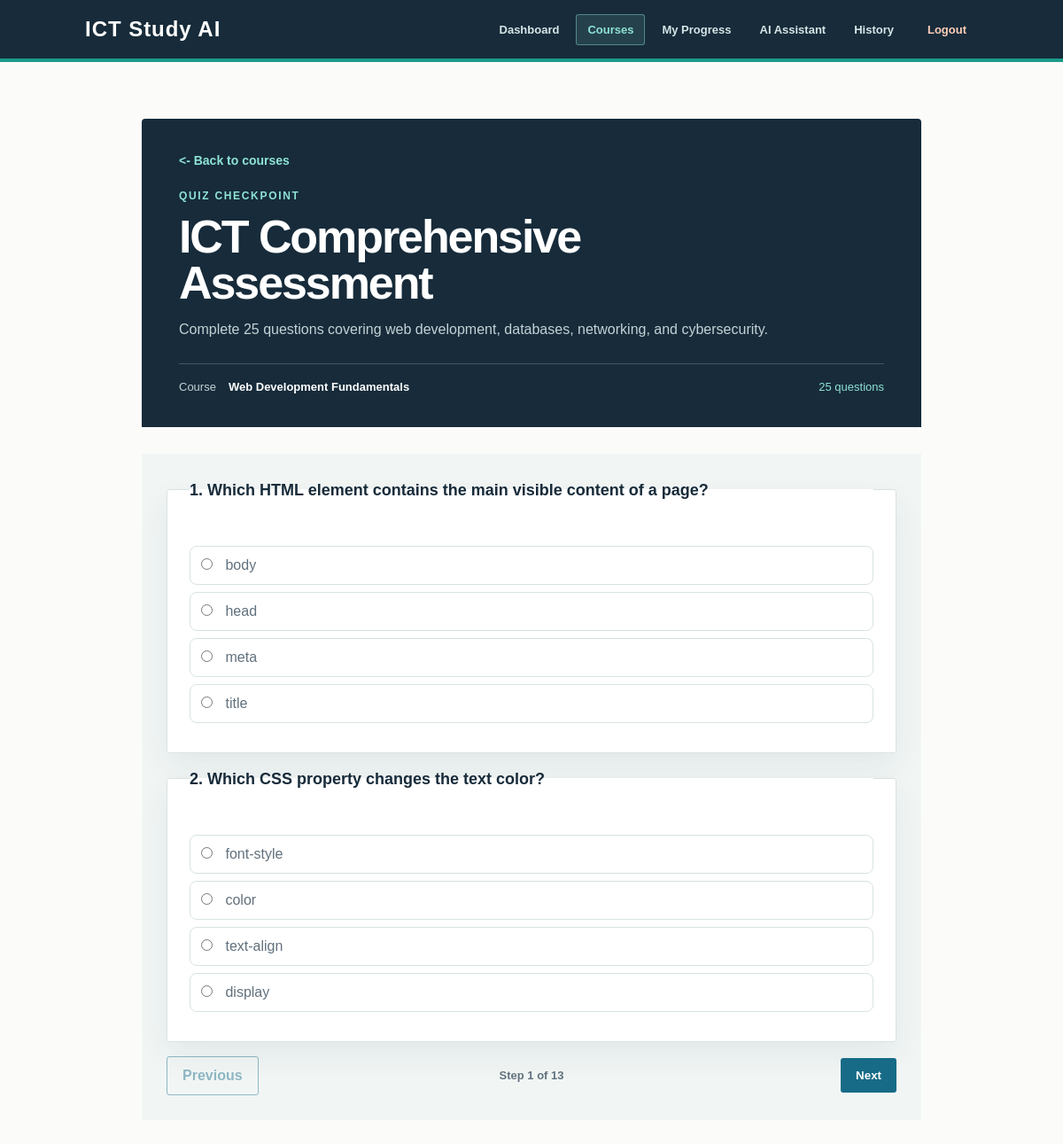
/quiz.php?quiz_id=5 (signed in), run on the app's committed database.
### tables this page shows
CREATE TABLE quizzes (
    id INT AUTO_INCREMENT PRIMARY KEY,
    course_id INT NOT NULL,
    title VARCHAR(150) NOT NULL,
    description TEXT NOT NULL,
    FOREIGN KEY (course_id) REFERENCES courses(id) ON DELETE CASCADE
);

CREATE TABLE courses (
    id INT AUTO_INCREMENT PRIMARY KEY,
    title VARCHAR(150) NOT NULL,
    description TEXT NOT NULL,
    created_at TIMESTAMP DEFAULT CURRENT_TIMESTAMP
);

CREATE TABLE questions (
    id INT AUTO_INCREMENT PRIMARY KEY,
    quiz_id INT NOT NULL,
    question TEXT NOT NULL,
    option_a VARCHAR(255) NOT NULL,
    option_b VARCHAR(255) NOT NULL,
    option_c VARCHAR(255) NOT NULL,
    option_d VARCHAR(255) NOT NULL,
    correct_answer CHAR(1) NOT NULL,
    FOREIGN KEY (quiz_id) REFERENCES quizzes(id) ON DELETE CASCADE
);

### quiz.php (the view, shortened to what this page needs)
<?php
require_once "config/database.php";
$quizId = intval($_GET["quiz_id"]);
$sql = "
    SELECT
        quizzes.id,
        quizzes.title,
        quizzes.description,
        courses.title AS course_title
    FROM quizzes
    INNER JOIN courses
        ON quizzes.course_id = courses.id
    WHERE quizzes.id = ?
";
$stmt = $conn->prepare($sql);
$stmt->bind_param(
    "i",
    $quizId
);
$stmt->execute();
$result = $stmt->get_result();
$quiz = $result->fetch_assoc();
$questionSql = "
    SELECT
        id,
        question,
        option_a,
        option_b,
        option_c,
        option_d
    FROM questions
    WHERE quiz_id = ?
    ORDER BY id ASC
    LIMIT 25
";
$questionStmt = $conn->prepare($questionSql);
$questionStmt->bind_param(
    "i",
    $quizId
);
$questionStmt->execute();
$questions = $questionStmt
    ->get_result()
    ->fetch_all(MYSQLI_ASSOC);
?>
<!DOCTYPE html>
<html lang="en">
<head>
    <link rel="stylesheet"
          href="css/style.css">
</head>
<body>
<nav class="navbar course-navbar">
    <div class="logo">
        ICT Study AI
    </div>
    <div class="nav-links">
        <a href="dashboard.php">
            Dashboard
        </a>
        <a href="courses.php" class="active" aria-current="page">
            Courses
        </a>
        <a href="progress.php">
            My Progress
        </a>
        <a href="ai/chat.php">
            AI Assistant
        </a>
        <a href="ai/history.php">
            History
        </a>
        <a href="auth/logout.php">
            Logout
        </a>
    </div>
</nav>
<main class="quiz-page">
    <div class="quiz-header">
    <a class="back-link" href="courses.php">&lt;- Back to courses</a>
    <p class="eyebrow">QUIZ CHECKPOINT</p>
        <h1>
            <?= htmlspecialchars($quiz["title"]) ?>
        </h1>
        <p>
            <?= htmlspecialchars($quiz["description"]) ?>
        </p>
        <div class="quiz-context">
            <span>Course</span>
            <strong><?= htmlspecialchars($quiz["course_title"]) ?></strong>
            <span class="quiz-count"><?= count($questions) ?> questions</span>
        </div>
    </div>
    <form
        action="submit_quiz.php"
        method="POST"
        class="quiz-form"
    >
        <?php foreach ($questions as $index => $question): ?>
            <fieldset class="question-card" data-question-index="<?= $index ?>">
                <legend>
                    <?= $index + 1 ?>.
                    <?= htmlspecialchars(
                        $question["question"]
                    ) ?>
                </legend>
                <label>
                    <input
                        type="radio"
                        name="answers[<?= $question["id"] ?>]"
                        value="A"
                        required
                    >
                    <?= htmlspecialchars(
                        $question["option_a"]
                    ) ?>
                </label>
                <label>
                    <input
                        type="radio"
                        name="answers[<?= $question["id"] ?>]"
                        value="B"
                    >
                    <?= htmlspecialchars(
                        $question["option_b"]
                    ) ?>
                </label>
                <label>
                    <input
                        type="radio"
                        name="answers[<?= $question["id"] ?>]"
                        value="C"
                    >
                    <?= htmlspecialchars(
                        $question["option_c"]
                    ) ?>
                </label>
                <label>
                    <input
                        type="radio"
                        name="answers[<?= $question["id"] ?>]"
                        value="D"
                    >
                    <?= htmlspecialchars(
                        $question["option_d"]
                    ) ?>
                </label>
            </fieldset>
        <?php endforeach; ?>
        <div class="quiz-navigation">
            <button
                type="button"
                class="quiz-nav-button quiz-previous"
            >
                Previous
            </button>
            <span class="quiz-step" aria-live="polite"></span>
            <button
                type="button"
                class="course-button quiz-next"
            >
                Next
            </button>
        </div>
    </form>
</main>
</body>
</html>

### data on the page
quizzes: title "ICT Comprehensive Assessment", description "Complete 25 questions covering web development, databases, networking, and cybersecurity.", course.title "Web Development Fundamentals"
questions: question "Which HTML element contains the main visible content of a page?", option_a "body", option_b "head", option_c "meta", option_d "title"
questions: question "Which CSS property changes the text color?", option_a "font-style", option_b "color", option_c "text-align", option_d "display"

### other printed values
count($questions) "25"
